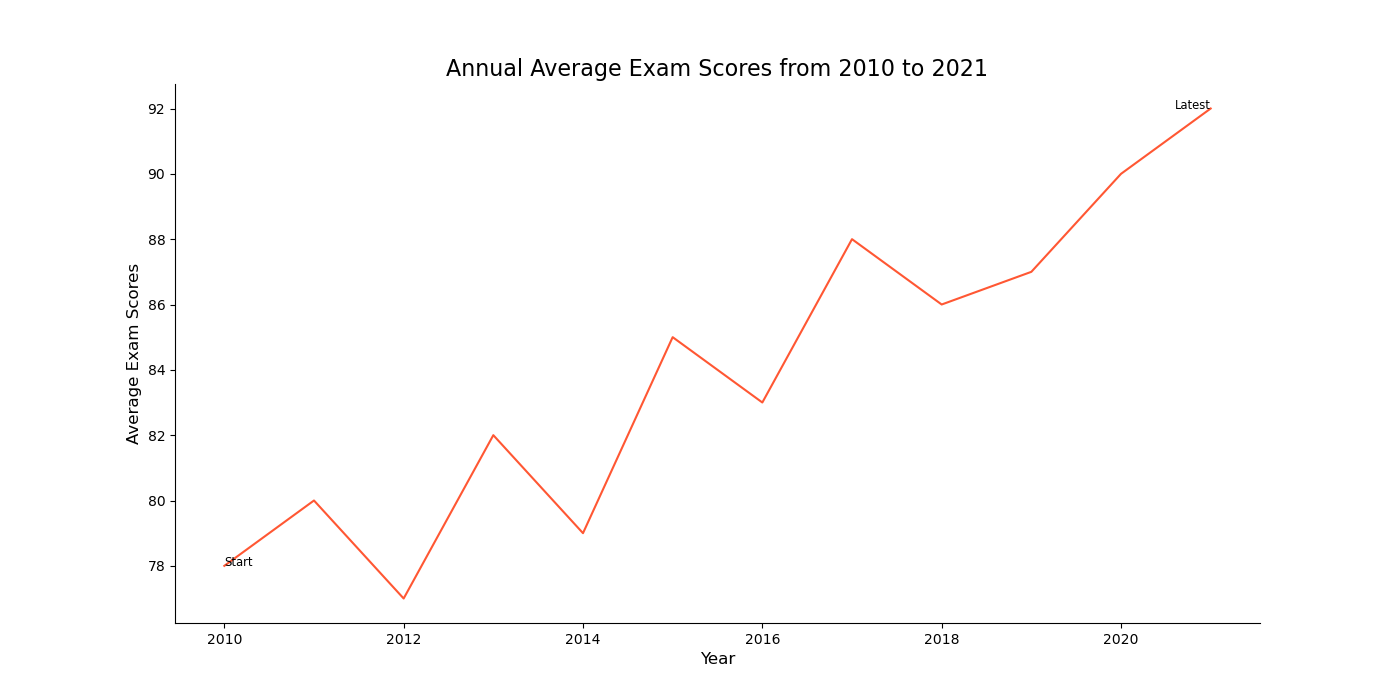

Write Python code to recreate this figure.

import seaborn as sns
import pandas as pd
import matplotlib.pyplot as plt

# Data points from the given table
data = {
    'Year': [2010, 2011, 2012, 2013, 2014, 2015, 2016, 2017, 2018, 2019, 2020, 2021],
    'Average Exam Scores': [78, 80, 77, 82, 79, 85, 83, 88, 86, 87, 90, 92]
}

# Convert data into DataFrame
df = pd.DataFrame(data)

# Create the line plot
plt.figure(figsize=(14, 7))  # Modify width and height
sns.lineplot(x='Year', y='Average Exam Scores', data=df, color='#FF5733')  # Change the color scheme

# Adding annotations for the start and end points
plt.text(2010, 78, 'Start', horizontalalignment='left', size='small', color='black')
plt.text(2021, 92, 'Latest', horizontalalignment='right', size='small', color='black')

# Setting the title and labels
plt.title('Annual Average Exam Scores from 2010 to 2021', fontsize=16)
plt.xlabel('Year', fontsize=12)
plt.ylabel('Average Exam Scores', fontsize=12)

sns.despine()
plt.show()
